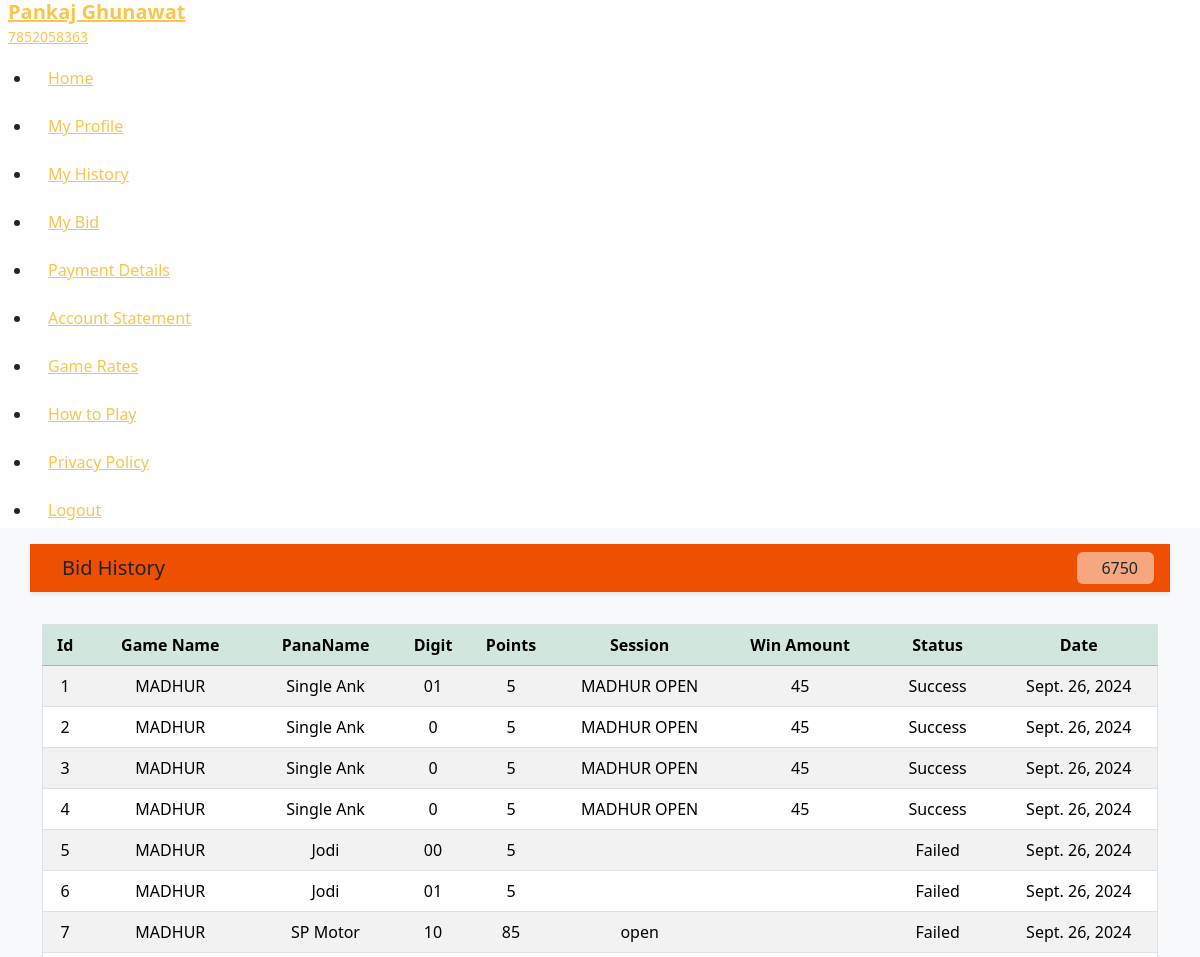
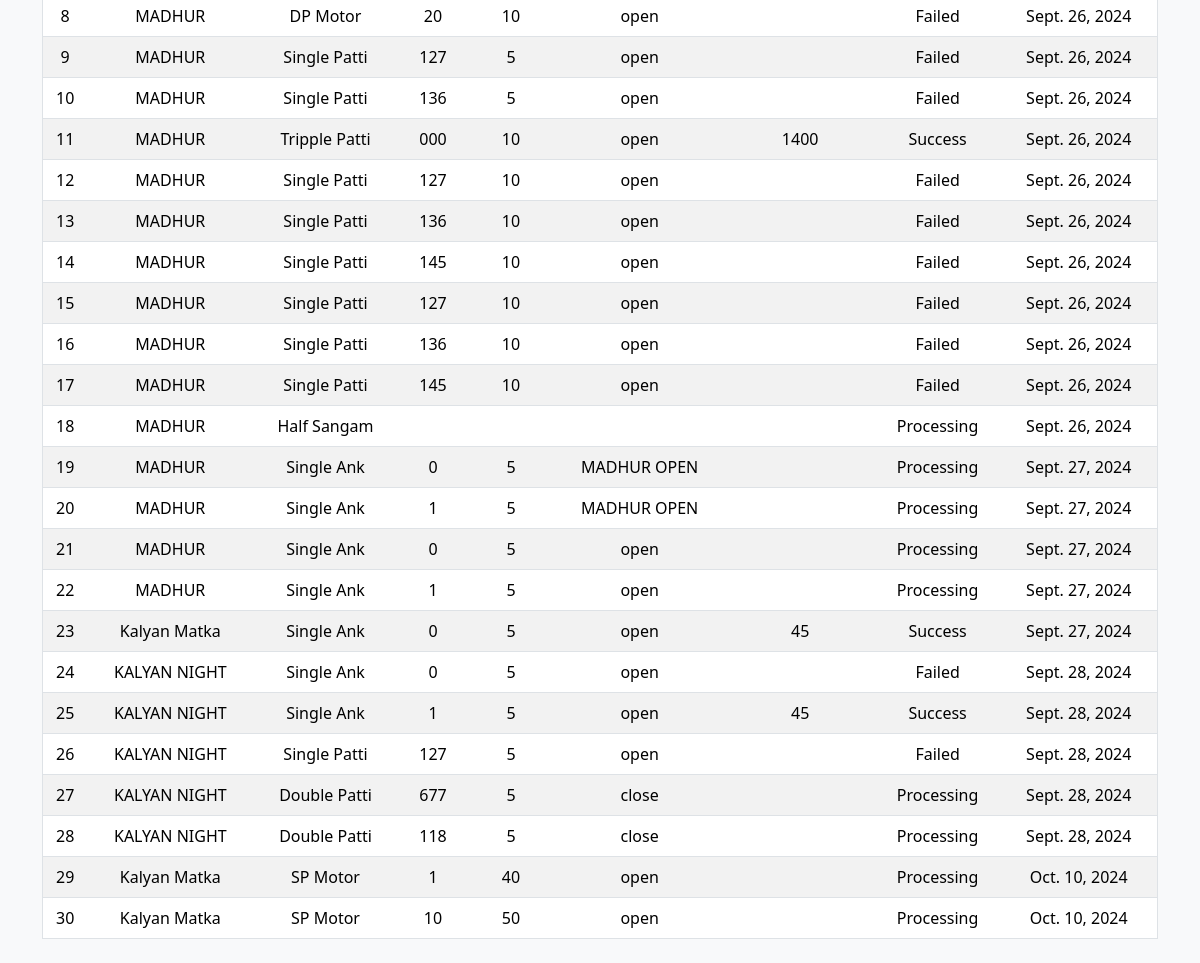
The app's page /bid-history (signed in) with its own data (2 pictures, top to bottom).
### app/models.py (models this page shows, shortened)
class customer(models.Model):
    user=models.ForeignKey(User,on_delete=models.CASCADE)
    name=models.CharField(max_length=225)
    mobile=models.CharField(max_length=225)
    password=models.CharField(max_length=125)
    email=models.CharField(max_length=225,null="",blank=True)
    wallet=models.IntegerField(default=0)
    status=models.CharField(max_length=225,default="no",blank=True)
    join=models.DateTimeField(auto_now_add=True, blank=True)
    def __str__(self):
     return self.user.first_name

class Beting(models.Model):
   bettingid=models.CharField(max_length=225,default="0",blank=True)
   mobile=models.CharField(max_length=225,null="",blank=True)
   name=models.CharField(max_length=225,null="",blank=True)
   pana_name=models.CharField(max_length=225,null="",blank=True)
   digit=models.CharField(max_length=225,null="",blank=True)
   points=models.CharField(max_length=225,null="",blank=True)
   gametype=models.CharField(max_length=225,null="",blank=True)
   WinAmount=models.CharField(max_length=225,null="",blank=True)
   status=models.CharField(max_length=225,null="",blank=True)
   join=models.DateField(blank=True)

### app/views.py (the view)
# urls.py: path('bid-history',views.BidHistory,name="BidHistory page"),
def BidHistory(request):
    if not request.user.is_authenticated:
        return redirect(loginpg)
    user=request.user
    client=customer.objects.get(user=user)
    dt=Beting.objects.filter(mobile=client.mobile)
    return render(request,"BidHistory.html",{"client":client,"dt":dt})

### templates/BidHistory.html (shortened to what this page needs)
<!doctype html>
<html lang="en">
<head>
  <link rel="stylesheet" href="https://dpboss777.co.in/assets/frontend/assets/css/custom.css">
  <link rel="stylesheet" href="https://cdn.jsdelivr.net/npm/boxicons@latest/css/boxicons.min.css" />
  <link rel="stylesheet" href="https://dpboss777.co.in/assets/frontend/assets/css/bootstrap.min.css">
  <link href="https://cdn.jsdelivr.net/npm/remixicon@3.6.0/fonts/remixicon.css" rel="stylesheet">
  <link rel="stylesheet" href="https://cdnjs.cloudflare.com/ajax/libs/izitoast/1.4.0/css/iziToast.css" />
</head>
<body>
  <div class="main-wrapper" id="body-pd">
<div class="sidenav d-flex flex-column justify-content-between" id="nav-bar">
  <div class="sidebody">
    <div class="sidebar-logo">
      <a href="index.html" class="d-flex align-items-center">
        <div class="logo-info">
          <h2 class="fw-bold fs-5 m-0" >{{client}}</h2>
          <small class="m-0">{{client.mobile}}</small>
        </div>
      </a>
    </div>
    <ul class="sidebar-menu" id="nav_accordion">
      <li class="nav-item">
        <a href="/games">
          <span class="mm-text dash-item">Home</span>
        </a>
      </li>
      <li class="nav-item">
        <a href="/myprofile">
          <span class="mm-text dash-item">My Profile</span>
        </a>
      </li>
                <li class="nav-item">
        <a href="/history">
          <span class="mm-text dash-item">My History</span>
        </a>
      </li>
      <li class="nav-item">
        <a href="/bid-history">
          <span class="mm-text dash-item">My Bid</span>
        </a>
      </li>
      <li class="nav-item">
        <a href="/payment">
          <span class="mm-text dash-item">Payment Details</span>
        </a>
      </li>
      <li class="nav-item">
        <a href="/passbook">
          <span class="mm-text dash-item">Account Statement</span>
        </a>
      </li>
      <li class="nav-item">
        <a href="/gameprice">
          <span class="mm-text dash-item">Game Rates</span>
        </a>
      </li>
      <li class="nav-item">
        <a href="/howtoplay">
          <span class="mm-text dash-item">How to Play</span>
        </a>
      </li>
                <li class="nav-item">
        <a href="/privacypolicy">
          <span class="mm-text dash-item">Privacy Policy</span>
        </a>
      </li>
      <li class="nav-item">
          <a href="/Elogout" ><span class="mm-text dash-item">Logout</span></a>
      </li>
    </ul>
  </div>
</div>
 <main class="fullheight bg-light">
        <div class="main-body">
            <div class="home-wraper">
                <div class="container">
<div class="row gy-3 gameopen justify-content-center pb-2">
            <div class="col-sm-12 my-3 px-0 sticky-top" style="background-color: #ee4f00;">
              <div class=" shadow-sm px-3 py-2 d-flex align-items-center justify-content-between">
                  <h5 class="fw-semibild m-0"><a href="/history"></a> Bid History </h5>
                  <div class="wallet px-3 py-1 rounded-2 bg-white bg-opacity-50">
                   <span class="ms-2 fs-6">{{client.wallet}}</span>
                </div>
              </div>
            </div>
                          <div class="table-responsive">
                          <table class="table border table-hove table-striped">
                            <thead class="table-success">
                              <tr class="text-center">
                                <th>Id</th>
                                <th>Game Name</th>
                                <th>PanaName</th>
                                <th>Digit</th>
                                <th>Points</th>
                                <th>Session</th>
                                <th>Win Amount</th>
                                <th>Status</th>
                                <th>Date</th>
                              </tr>
                            </thead>
                            <tbody>
                              {% for i in dt %}
                              <tr class="text-center">
                                <td>{{forloop.counter}}</td>
                                <td>{{i.name}}</td>
                                <td>{{i.pana_name}}</td>
                                <td>{{i.digit}}</td>
                                <td>{{i.points}}</td>
                                <td>{{i.gametype}}</td>
                                <td>{{i.WinAmount}}</td>
                                <td>{{i.status}}</td>
                                <td>{{i.join}}</td>
                              </tr>
                              {% endfor %}
                            </tbody>
                          </table>
                        </div>
                </div>
            </div>
        </div>
    </div>
</main>
</body>
</html>

### records on screen
customer: user.first_name "Pankaj Ghunawat", mobile "7852058363", wallet "6750"
Beting: name "MADHUR", pana_name "Single Ank", digit "01", points "5", gametype "MADHUR OPEN", WinAmount "45", status "Success", join "Sept. 26, 2024"
Beting: name "MADHUR", pana_name "Single Ank", digit "0", points "5", gametype "MADHUR OPEN", WinAmount "45", status "Success", join "Sept. 26, 2024"
Beting: name "MADHUR", pana_name "Single Ank", digit "0", points "5", gametype "MADHUR OPEN", WinAmount "45", status "Success", join "Sept. 26, 2024"
Beting: name "MADHUR", pana_name "Single Ank", digit "0", points "5", gametype "MADHUR OPEN", WinAmount "45", status "Success", join "Sept. 26, 2024"
Beting: name "MADHUR", pana_name "Jodi", digit "00", points "5", status "Failed", join "Sept. 26, 2024"
Beting: name "MADHUR", pana_name "Jodi", digit "01", points "5", status "Failed", join "Sept. 26, 2024"
Beting: name "MADHUR", pana_name "SP Motor", digit "10", points "85", gametype "open", status "Failed", join "Sept. 26, 2024"
Beting: name "MADHUR", pana_name "DP Motor", digit "20", points "10", gametype "open", status "Failed", join "Sept. 26, 2024"
Beting: name "MADHUR", pana_name "Single Patti", digit "127", points "5", gametype "open", status "Failed", join "Sept. 26, 2024"
Beting: name "MADHUR", pana_name "Single Patti", digit "136", points "5", gametype "open", status "Failed", join "Sept. 26, 2024"
Beting: name "MADHUR", pana_name "Tripple Patti", digit "000", points "10", gametype "open", WinAmount "1400", status "Success", join "Sept. 26, 2024"
Beting: name "MADHUR", pana_name "Single Patti", digit "127", points "10", gametype "open", status "Failed", join "Sept. 26, 2024"
Beting: name "MADHUR", pana_name "Single Patti", digit "136", points "10", gametype "open", status "Failed", join "Sept. 26, 2024"
Beting: name "MADHUR", pana_name "Single Patti", digit "145", points "10", gametype "open", status "Failed", join "Sept. 26, 2024"
Beting: name "MADHUR", pana_name "Single Patti", digit "127", points "10", gametype "open", status "Failed", join "Sept. 26, 2024"
Beting: name "MADHUR", pana_name "Single Patti", digit "136", points "10", gametype "open", status "Failed", join "Sept. 26, 2024"
Beting: name "MADHUR", pana_name "Single Patti", digit "145", points "10", gametype "open", status "Failed", join "Sept. 26, 2024"
Beting: name "MADHUR", pana_name "Half Sangam", status "Processing", join "Sept. 26, 2024"
Beting: name "MADHUR", pana_name "Single Ank", digit "0", points "5", gametype "MADHUR OPEN", status "Processing", join "Sept. 27, 2024"
Beting: name "MADHUR", pana_name "Single Ank", digit "1", points "5", gametype "MADHUR OPEN", status "Processing", join "Sept. 27, 2024"
Beting: name "MADHUR", pana_name "Single Ank", digit "0", points "5", gametype "open", status "Processing", join "Sept. 27, 2024"
Beting: name "MADHUR", pana_name "Single Ank", digit "1", points "5", gametype "open", status "Processing", join "Sept. 27, 2024"
Beting: name "Kalyan Matka", pana_name "Single Ank", digit "0", points "5", gametype "open", WinAmount "45", status "Success", join "Sept. 27, 2024"
Beting: name "KALYAN NIGHT", pana_name "Single Ank", digit "0", points "5", gametype "open", status "Failed", join "Sept. 28, 2024"
Beting: name "KALYAN NIGHT", pana_name "Single Ank", digit "1", points "5", gametype "open", WinAmount "45", status "Success", join "Sept. 28, 2024"
Beting: name "KALYAN NIGHT", pana_name "Single Patti", digit "127", points "5", gametype "open", status "Failed", join "Sept. 28, 2024"
Beting: name "KALYAN NIGHT", pana_name "Double Patti", digit "677", points "5", gametype "close", status "Processing", join "Sept. 28, 2024"
Beting: name "KALYAN NIGHT", pana_name "Double Patti", digit "118", points "5", gametype "close", status "Processing", join "Sept. 28, 2024"
Beting: name "Kalyan Matka", pana_name "SP Motor", digit "1", points "40", gametype "open", status "Processing", join "Oct. 10, 2024"
Beting: name "Kalyan Matka", pana_name "SP Motor", digit "10", points "50", gametype "open", status "Processing", join "Oct. 10, 2024"
